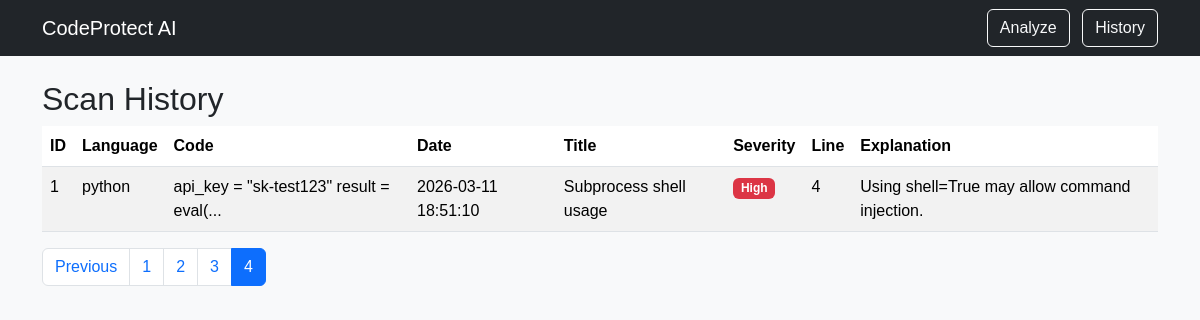
The page /history?page=4 on the database its author committed.
### tables this page shows
CREATE TABLE findings (
    id INTEGER PRIMARY KEY AUTOINCREMENT,
    scan_id INTEGER NOT NULL,
    title TEXT NOT NULL,
    severity TEXT NOT NULL,
    line INTEGER,
    explanation TEXT NOT NULL,
    FOREIGN KEY(scan_id) REFERENCES scans(id)
);

CREATE TABLE scans (
    id INTEGER PRIMARY KEY AUTOINCREMENT,
    language TEXT NOT NULL,
    code TEXT NOT NULL,
    created_at TIMESTAMP DEFAULT CURRENT_TIMESTAMP
);

### app.py (the view)
@app.route("/history", methods=["GET"])
def history():
    page = request.args.get("page", 1, type=int)
    per_page = 10
    offset = (page - 1) * per_page
    db = sqlite3.connect("scans.db")
    cursor = db.cursor()
    cursor.execute(
        "SELECT COUNT(*) FROM scans JOIN findings ON scans.id = findings.scan_id"
    )
    total_rows = cursor.fetchone()[0]
    cursor.execute(
        "SELECT * FROM scans JOIN findings ON scans.id = findings.scan_id ORDER BY created_at DESC LIMIT ? OFFSET ?",
        (per_page, offset),
    )
    history = cursor.fetchall()
    db.close()
    total_pages = math.ceil(total_rows / per_page)
    return render_template(
        "history.html", history=history, page=page, total_pages=total_pages
    )

### templates/history.html (shortened to what this page needs)
{% extends "base.html" %}
{% block content %}
<h2>Scan History</h2>
<table class="table table-striped">
<thead>
    <tr>
    <th>ID</th>
    <th>Language</th>
    <th>Code</th>
    <th>Date</th>
    <th>Title</th>
    <th>Severity</th>
    <th>Line</th>
    <th>Explanation</th>
    </tr>
</thead>
<tbody>
    {% for finding in history %}
        <tr>
        <td>{{ finding[0] }}</td>
        <td>{{ finding[1] }}</td>
        <td>{{ finding[2][:40] }}...</td>
        <td>{{ finding[3] }}</td>
        <td>{{ finding[6] }}</td>
        <td>
        <span class="badge
        {% if finding[7] == 'High' %}bg-danger
        {% elif finding[7] == 'Medium' %}bg-warning
        {% else %}bg-secondary
        {% endif %}">
        {{ finding[7] }}
        </span>
        </td>
        <td>{{ finding[8] }}</td>
        <td>{{ finding[9] }}</td>
        </tr>
    {% endfor %}
</tbody>
</table>
<nav>
    <ul class="pagination">
    {% if page > 1 %}
        <li class="page-item">
        <a class="page-link" href="/history?page={{ page-1 }}">Previous</a>
        </li>
    {% endif %}
    {% for p in range(1, total_pages + 1) %}
        <li class="page-item {% if p == page %}active{% endif %}">
        <a class="page-link" href="/history?page={{ p }}">{{ p }}</a>
        </li>
    {% endfor %}
    </ul>
</nav>
{% endblock %}

### static/styles.css (style rules this page uses)
body { font-family: Arial, sans-serif; }

### rows shown on the page
findings: finding "1", language "python", code "api_key = \"sk-test123\" result = eval(", created_at "2026-03-11 18:51:10", title "Subprocess shell usage", severity "High", line "4", explanation "Using shell=True may allow command injection."

### other values the page prints
{{ p }} "1" "2" "3" "4"
